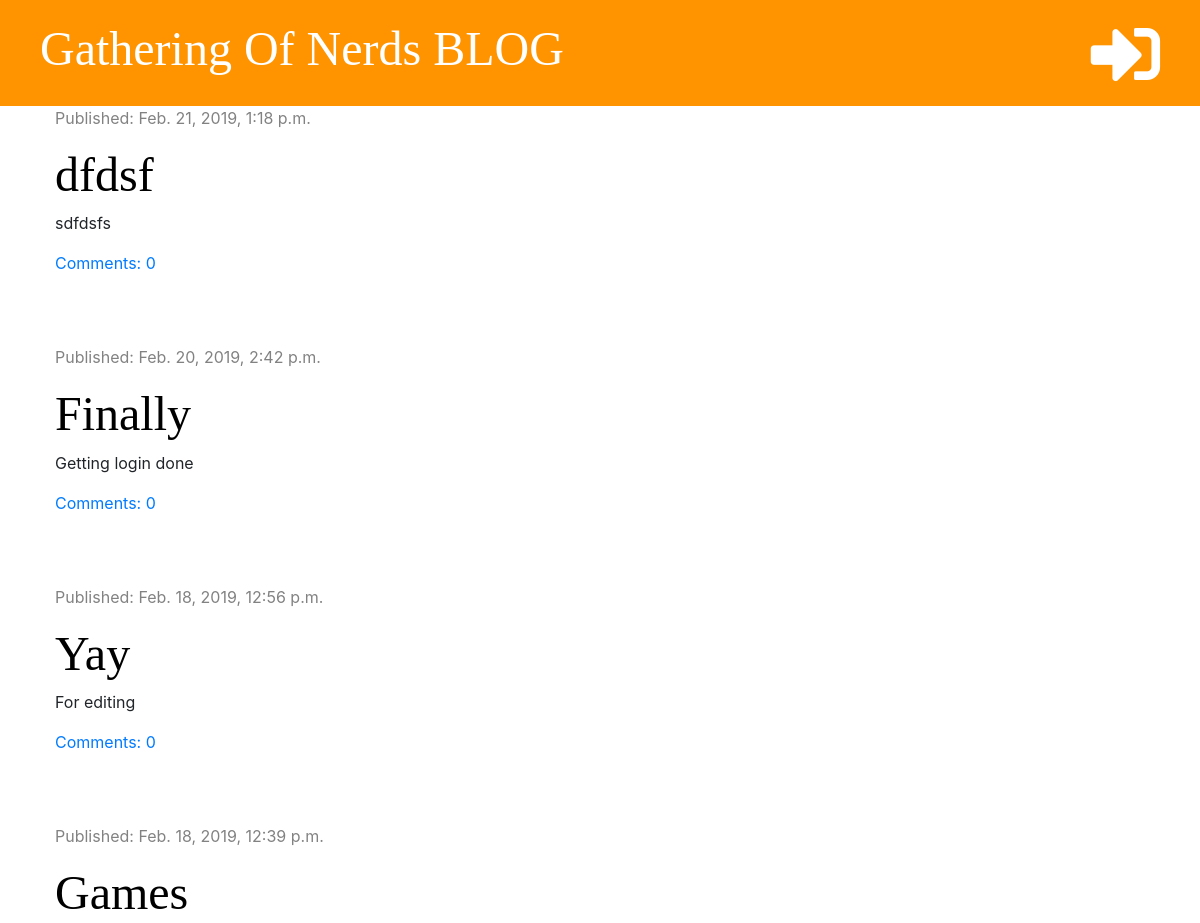
/ (upper part), run on an earlier commit of the app's database.
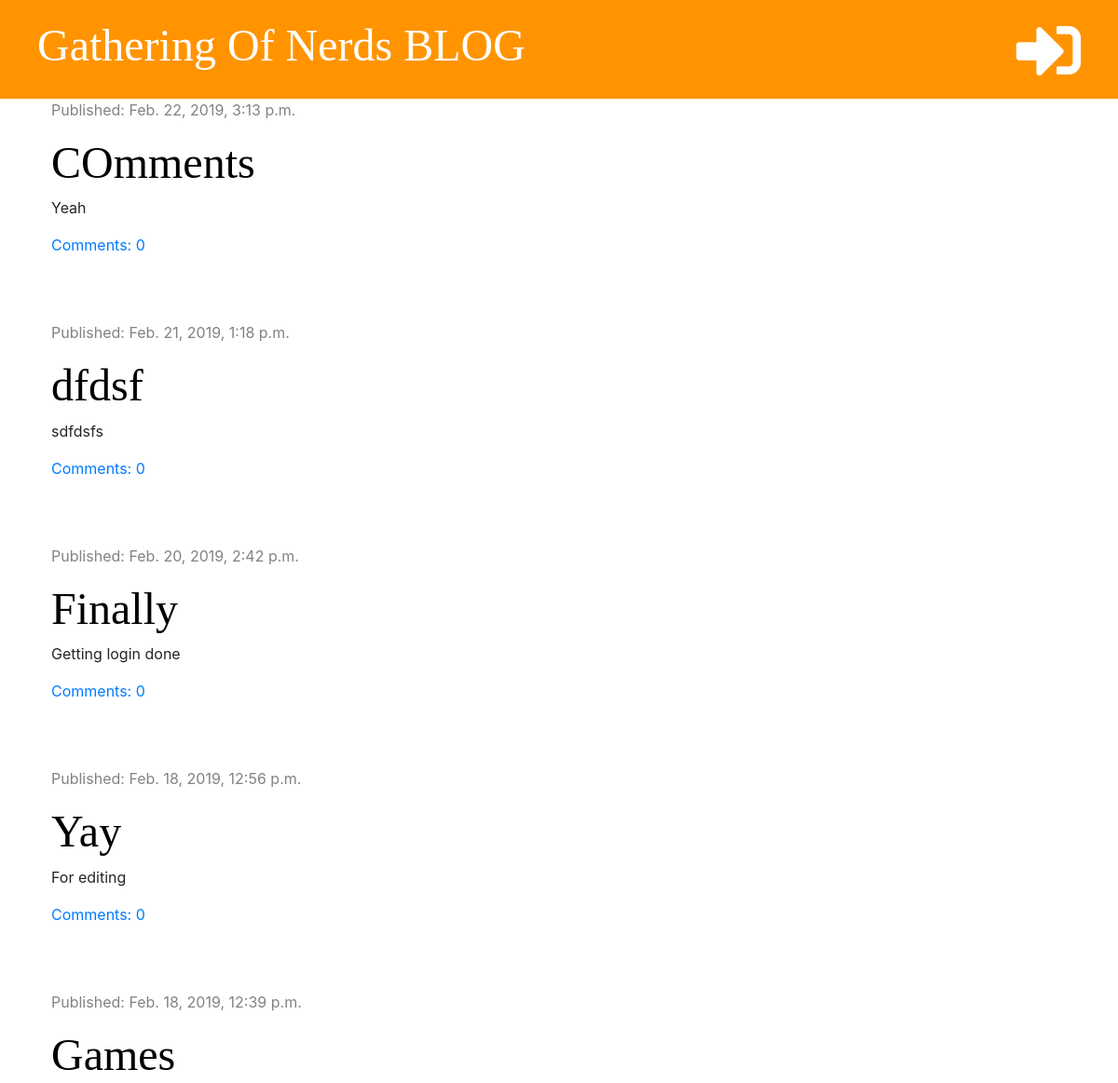
And on a later commit of the database.
### blog/models.py (models this page shows, shortened)
class Post(models.Model):
    author = models.ForeignKey('auth.User', on_delete=models.CASCADE)
    title = models.CharField(max_length=200)
    text = models.TextField()
    created_date = models.DateTimeField(default=timezone.now)
    published_date = models.DateTimeField(blank=True, null=True)
    def approved_comments(self):
        return self.comments.filter(approved=True)

### blog/views.py (the view)
# urls.py: path('', views.post_list, name='post_list'),
def post_list(request):
    posts = Post.objects.filter(published_date__lte=timezone.now()).order_by('-published_date')
    stuff_for_frontend = {'posts': posts}
    return render(request, 'blog/post_list.html', stuff_for_frontend)

### blog/templates/blog/post_list.html (shortened to what this page needs)
{% extends 'blog/base.html' %}
{% block content %}
    {% for post in posts %}
        <div class="post">
          <div class="date">
              <p>Published: {{ post.published_date }}</p>
          </div>
          <h1><a href="{% url 'post_detail' pk=post.pk %}">{{ post.title }}</a></h1>
          <p>{{ post.text|truncatechars:50|linebreaksbr }}</p>
          <a href="{% url 'post_detail' pk=post.pk %}">Comments: {{ post.approved_comments.count }}</a>
        </div>
     {% endfor %}
{% endblock %}

### blog/templates/blog/base.html (shortened to what this page needs)
{% load staticfiles %}
<!DOCTYPE html>
<html lang="en">
  <head>
    <link rel="stylesheet" href="https://stackpath.bootstrapcdn.com/bootstrap/4.3.1/css/bootstrap.min.css">
    <link rel="stylesheet" href="{% static 'css/blog.css' %}">
    <link rel="stylesheet" href="https://use.fontawesome.com/releases/v5.7.2/css/all.css">
  </head>
  <body>
    <div class="page-header">
      {% if user.is_authenticated %}
          <a href="{% url 'post_draft_list' %}" class="top-menu"><i class="fas fa-scroll fa-2x"></i></a>
          <a href="{% url 'post_new' %}" class="top-menu"><i class="fas fa-plus fa-2x"></i></a>
          <p class="top-menu">Hello, {{ user.username }} <small>(<a href="{% url 'logout' %}">Log out</a>)</small></p>
      {% else %}
         <a href="{% url 'login' %}" class="top-menu"><i class="fas fa-sign-in-alt fa-2x"></i></a>
      {% endif %}
      <h1><a href="{% url 'post_list' %}">Gathering Of Nerds BLOG</a></h1>
    </div>
    <div class="content container">
        <div class="row">
            <div class="col-md-8">
                {% block content %}
                {% endblock %}
            </div>
        </div>
    </div>
  </body>
</html>

### blog/static/css/blog.css (style rules this page uses)
.page-header { background-color: #ff9400; margin-top: 0; padding: 20px 20px 20px 40px; }
.page-header h1, .page-header h1 a { color: #ffffff; font-size: 36pt; text-decoration: none; }
.content { margin-left: 40px; }
h1, h2, h3, h4 { font-family: 'Tangerine', 'Inconsolata', 'Droid Sans', serif; font-size: 48px; }
.date { color: #828282; }
.post { margin-bottom: 70px; }
.post h1 a { color: #000000 }
.top-menu { color: #ffffff; float: right; font-size: 26pt; margin-right: 20px; }

What changed in the data, as far as the page shows it:
added Post: published_date "Feb. 22, 2019, 3:13 p.m.", title "COmments", text "Yeah", approved_comments.count "0"
